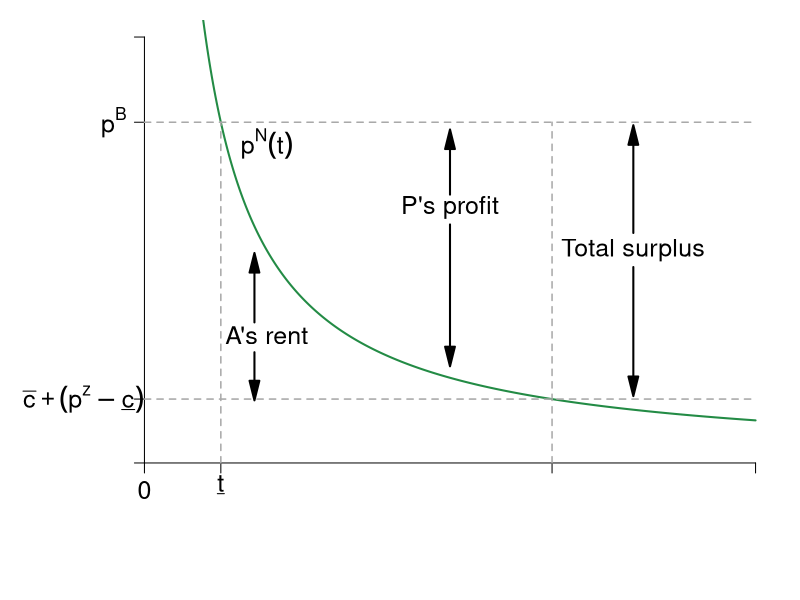

R code for this plot:
require(ggplot2)
require(shape)
require(plotrix)
pdf(file = "information_power/ch10_newfigure.pdf", width = 9, height = 7)

#Set parameters for graphics
pointsize <- 1.8
axislabelsize <- 1.8
labelsize <- 1.5
namesize <- 1.8
annotatesize <- 1.5
graphlinewidth <- 2
segmentlinewidth <- 1.5

disutilityFn <- function(q, delta = 10) {
  delta /(q)
}

#COL <- c("#1B9E77", "#D95F02", "#7570B3", "#E7298A", "#66A61E", "#E6AB02", "#A6761D", "#666666")
COL <- c("#238b45","#7fc97f", "#beaed4", "#fdc086", "#ffff99")
par(mar =  c(6, 6, 1, 1))
xlims <- c(0, 10)
ylims <- c(0,10)


plot(0, 0, xlim = xlims, ylim = ylims, type = "n",
     xlab = expression(paste(""), cex = axislabelsize),
     ylab = expression(paste(""), cex = axislabelsize),
     xaxt = "n", yaxt = "n", cex.lab = axislabelsize, bty = "n")

npts <- 500 
npts2 <- 501
#Specify the sequences of points for graphing. 
xx1 <- seq(0, xlims[2], length.out = npts)
xx2 <- seq(xlims[1], xlims[2], length.out = npts)
xx3 <- seq(xlims[1], xlims[2], length.out = npts2)
xx4 <- seq(xlims[1], 25, length.out = npts2)

#Draw the lines for the graphs
lines(xx1, disutilityFn(xx1), col = COL[1], lwd = graphlinewidth)
#lines(xx2, solowCondition(xx2, delta = 5), col = COL[3], lwd = 4)
#lines(xx2, solowInfeas(xx2, delta = 5), col = COL[1], lwd = 4, lty = 2)

#Customize ticks and labels for the plot
ticksy <- c(0,1.5,8,10)
ylabels <- c(NA, NA, NA, NA)
ticksx <- c(0, 1.25, 6.67, 10)
xlabels <- c(0, NA, NA, NA)
axis(1, at = ticksx, pos = 0, labels = xlabels, cex.axis = labelsize)

axis(2, at = ticksy, pos = 0, labels = ylabels, las = 1, cex.axis = labelsize)

#Segments
segments(0, 8, 10, 8, lty = 2, lwd = 1.5, col = "darkgray")
segments(1.25, 0, 1.25, 8, lty = 2, lwd = 1.5, col = "darkgray")
segments(0, 1.5, 10, 1.5, lty = 2, lwd = 1.5, col = "darkgray")
segments(6.67, 0, 6.67,8, lty = 2, lwd = 1.5, col = "darkgray")

#Axis tick labels
#y
text(-1, 1.5, expression(paste(bar(c)+(p^z-underline(c)))), cex = labelsize, xpd = TRUE)
text(-0.5, 8, expression(paste(p^B)), cex = labelsize, xpd = TRUE)
#x
text(1.25, -0.5, expression(paste(underline(t))), cex = labelsize, xpd = TRUE)

#Text annotations
text(2, 7.5, expression(paste(p^N,(t))), cex = labelsize, xpd = TRUE)
text(2, 3, expression(paste("A's rent")), cex = labelsize, xpd = TRUE)
text(5, 6, expression(paste("P's profit")), cex = labelsize, xpd = TRUE)
text(8, 5, expression(paste("Total surplus")), cex = labelsize, xpd = TRUE)

#Arrows
Arrows(1.8, 3.3, 1.8, 4.7, col = "black", lty = 1, lwd = 2, arr.type = "triangle")
Arrows(1.8, 2.6, 1.8, 1.7, col = "black", lty = 1, lwd = 2, arr.type = "triangle")
Arrows(5, 6.3, 5, 7.6, col = "black", lty = 1, lwd = 2, arr.type = "triangle")
Arrows(5, 5.6, 5, 2.5, col = "black", lty = 1, lwd = 2, arr.type = "triangle")
Arrows(8, 5.4, 8, 7.7, col = "black", lty = 1, lwd = 2, arr.type = "triangle")
Arrows(8, 4.6, 8, 1.8, col = "black", lty = 1, lwd = 2, arr.type = "triangle")


#Annotation of the  graphs
#text(0.65, 35, expression(paste("Distutility = ", frac(underline("u"), (1 - q)))), cex = labelsize)

#Line for the absolute maximum quality
#segments(1, 0, 1, 42, lty = 2, lwd = 1.5, col = "darkgray")

#Arrow to Slope of BRF
#Arrows(0.5, 13, 0.58, 13, col = "black", lty = 1, lwd = 2, arr.type = "triangle")
#text(0.27, 13, expression(paste("Slope = " - u[q], " = ", frac(underline("u"), (1 - q)^2))), cex = labelsize)

#Text to indicate delta = 5
#text(0.2, 38, expression(paste("Disutility of effort")), cex = labelsize)
#text(0.2, 36, expression(paste("set to ", underline("u"), " = 5")), cex = labelsize)

#Text for max quality
#text(1.1, 38, expression(paste("Maximum")), cex = labelsize)
#text(1.1, 36, expression(paste("level of")), cex = labelsize)
#text(1.1, 34, expression(paste("quality, q")), cex = labelsize)


dev.off()
